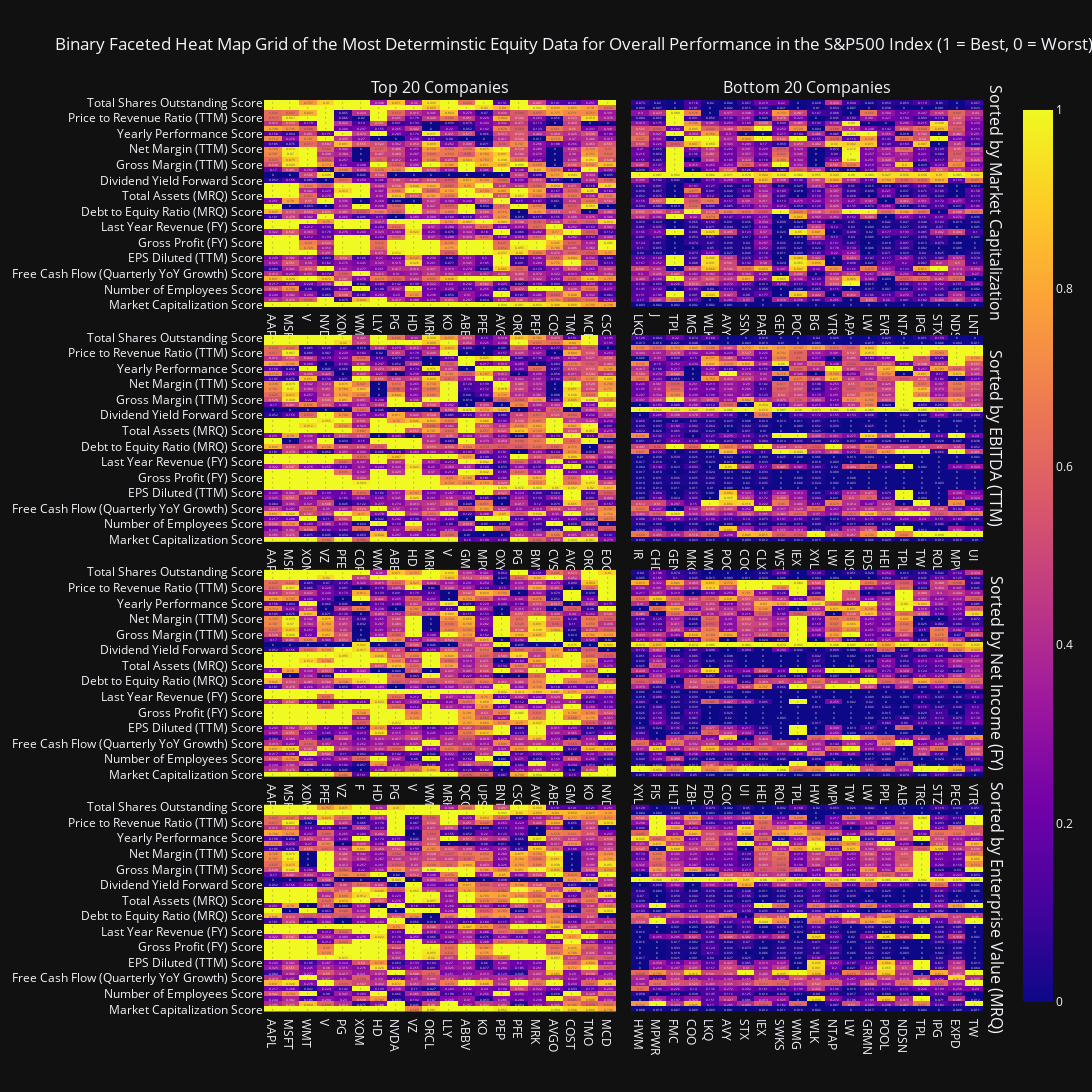

Here is the notebook cell this chart was saved with:
### Markdown cell above
The left half of each heatmap subplot illustrates the score distribution of the top 20 companies sorted by the singular independent variable being observed. Conversely, the right half illustrates the bottom 20 companies under the same category. There are 16 independent variables being tested in total, those of which have been selected on the basis of having a high correlation (a positive coefficient of determination that is greater than or equal to 0.7). Some of these independent variables have a high correlation between a wider range of variables than others, which is why the contrast between the number of yellow (indicative of high scores) and blue tiles (indicative of low scores) is greater for those predictors that have a correlation with a greater number of variables.

This binary contrast analysis supports the notion that there are several equity variables that are the most deterministic of the performance of an equity, with performance being interpreted as the ratio of high to low scores for each equity. Therefore, the heatmap facet grid reveals that **Market Capitalization, EBITDA (TTM), Gross Profit (MRQ and FY), Total Revenue (FY), Total Assets (MRQ), Enterprise Value (MRQ) and Net Income (FY)** are the most deterministic of the performance of an equity. Therefore, it is worth prioritizing these financial variables when determining which companies to invest in. However, it should be noted that Enterprise Value (MRQ) includes many of the above variables in its calculation, so it is essentially a derivative of several financial variables.

Taking the top 4 predictors that are the most deterministic of the overall performance of an equity, constructing a binary heat map plot can enable us to better visualize the contrast between the top 20 and bottom 20 companies sorted by predictor.

### Code cell
predictors = [
    'Market Capitalization',
    'EBITDA (TTM)',
    'Net Income (FY)',
    'Enterprise Value (MRQ)'
    ]

title = 'Binary Faceted Heat Map Grid of the Most Determinstic Equity Data for Overall Performance in the S&P500 Index (1 = Best, 0 = Worst)'
display(viz.binary_subplot_generator(mega_df, predictors, title, 6.2, 1, vertical_spacing=0.03).show(config=config))

### Figure 1 — Plotly figure (JSON) as saved in the notebook; plotly's stock layout.template omitted (floating-point values rounded to 4 significant figures; data arrays with more than 128 entries replaced by an {"elided": "..."} marker saying what was removed)
{"data": [{"coloraxis": "coloraxis", "hovertemplate": "x: %{x}<br>y: %{y}<br>color: %{z}<extra></extra>", "name": "0", "texttemplate": "%{z}", "type": "heatmap", "x": ["AAPL", "MSFT", "V", "NVDA", "XOM", "WMT", "LLY", "PG", "HD", "MRK", "KO", "ABBV", "PFE", "AVGO", "ORCL", "PEP", "COST", "TMO", "MCD", "CSCO"], "xaxis": "x", "y": ["Market Capitalization Score", "Price to Earnings Ratio (TTM) Score", "Basic EPS (TTM) Score", "Number of Employees Score", "Free Cash Flow (Annual YoY Growth) Score", "Free Cash Flow Margin (FY) Score", "Free Cash Flow (Quarterly YoY Growth) Score", "3-Month Performance Score", "Basic EPS (FY) Score", "EPS Diluted (TTM) Score", "EBITDA (TTM) Score", "Gross Profit (MRQ) Score", "Gross Profit (FY) Score", "Total Revenue (FY) Score", "EPS Diluted (FY) Score", "Last Year Revenue (FY) Score", "Net Income (FY) Score", "Current Ratio (MRQ) Score", "Debt to Equity Ratio (MRQ) Score", "Net Debt (MRQ) Score", "Quick Ratio (MRQ) Score", "Total Assets (MRQ) Score", "Total Debt (MRQ) Score", "Total Current Assets (MRQ) Score", "Dividend Yield Forward Score", "Dividends Paid (FY) Score", "Dividends per Share (FY) Score", "Gross Margin (TTM) Score", "Operating Margin (TTM) Score", "Pretax Margin (TTM) Score", "Net Margin (TTM) Score", "6-Month Performance Score", "YTD Performance Score", "Yearly Performance Score", "1-Year Beta Score", "Volatility Score", "Price to Revenue Ratio (TTM) Score", "Enterprise Value/EBITDA (TTM) Score", "Enterprise Value (MRQ) Score", "Total Shares Outstanding Score"], "yaxis": "y", "z": {"elided": "40x20 float values"}}, {"coloraxis": "coloraxis", "hovertemplate": "x: %{x}<br>y: %{y}<br>color: %{z}<extra></extra>", "name": "0", "texttemplate": "%{z}", "type": "heatmap", "x": ["AAPL", "MSFT", "XOM", "VZ", "PFE", "COP", "WMT", "ABBV", "HD", "MRK", "V", "GM", "MPC", "OXY", "PG", "BMY", "CVS", "AVGO", "ORCL", "EOG"], "xaxis": "x3", "y": ["Market Capitalization Score", "Price to Earnings Ratio (TTM) Score", "Basic EPS (TTM) Score", "Number of Employees Score", "Free Cash Flow (Annual YoY Growth) Score", "Free Cash Flow Margin (FY) Score", "Free Cash Flow (Quarterly YoY Growth) Score", "3-Month Performance Score", "Basic EPS (FY) Score", "EPS Diluted (TTM) Score", "EBITDA (TTM) Score", "Gross Profit (MRQ) Score", "Gross Profit (FY) Score", "Total Revenue (FY) Score", "EPS Diluted (FY) Score", "Last Year Revenue (FY) Score", "Net Income (FY) Score", "Current Ratio (MRQ) Score", "Debt to Equity Ratio (MRQ) Score", "Net Debt (MRQ) Score", "Quick Ratio (MRQ) Score", "Total Assets (MRQ) Score", "Total Debt (MRQ) Score", "Total Current Assets (MRQ) Score", "Dividend Yield Forward Score", "Dividends Paid (FY) Score", "Dividends per Share (FY) Score", "Gross Margin (TTM) Score", "Operating Margin (TTM) Score", "Pretax Margin (TTM) Score", "Net Margin (TTM) Score", "6-Month Performance Score", "YTD Performance Score", "Yearly Performance Score", "1-Year Beta Score", "Volatility Score", "Price to Revenue Ratio (TTM) Score", "Enterprise Value/EBITDA (TTM) Score", "Enterprise Value (MRQ) Score", "Total Shares Outstanding Score"], "yaxis": "y3", "z": {"elided": "40x20 float values"}}, {"coloraxis": "coloraxis", "hovertemplate": "x: %{x}<br>y: %{y}<br>color: %{z}<extra></extra>", "name": "0", "texttemplate": "%{z}", "type": "heatmap", "x": ["AAPL", "MSFT", "XOM", "PFE", "VZ", "F", "HD", "PG", "V", "WMT", "MRK", "QCOM", "UPS", "BNTX", "CSCO", "AVGO", "ABBV", "GM", "KO", "NVDA"], "xaxis": "x5", "y": ["Market Capitalization Score", "Price to Earnings Ratio (TTM) Score", "Basic EPS (TTM) Score", "Number of Employees Score", "Free Cash Flow (Annual YoY Growth) Score", "Free Cash Flow Margin (FY) Score", "Free Cash Flow (Quarterly YoY Growth) Score", "3-Month Performance Score", "Basic EPS (FY) Score", "EPS Diluted (TTM) Score", "EBITDA (TTM) Score", "Gross Profit (MRQ) Score", "Gross Profit (FY) Score", "Total Revenue (FY) Score", "EPS Diluted (FY) Score", "Last Year Revenue (FY) Score", "Net Income (FY) Score", "Current Ratio (MRQ) Score", "Debt to Equity Ratio (MRQ) Score", "Net Debt (MRQ) Score", "Quick Ratio (MRQ) Score", "Total Assets (MRQ) Score", "Total Debt (MRQ) Score", "Total Current Assets (MRQ) Score", "Dividend Yield Forward Score", "Dividends Paid (FY) Score", "Dividends per Share (FY) Score", "Gross Margin (TTM) Score", "Operating Margin (TTM) Score", "Pretax Margin (TTM) Score", "Net Margin (TTM) Score", "6-Month Performance Score", "YTD Performance Score", "Yearly Performance Score", "1-Year Beta Score", "Volatility Score", "Price to Revenue Ratio (TTM) Score", "Enterprise Value/EBITDA (TTM) Score", "Enterprise Value (MRQ) Score", "Total Shares Outstanding Score"], "yaxis": "y5", "z": {"elided": "40x20 float values"}}, {"coloraxis": "coloraxis", "hovertemplate": "x: %{x}<br>y: %{y}<br>color: %{z}<extra></extra>", "name": "0", "texttemplate": "%{z}", "type": "heatmap", "x": ["AAPL", "MSFT", "WMT", "V", "PG", "XOM", "HD", "NVDA", "VZ", "ORCL", "LLY", "ABBV", "KO", "PEP", "PFE", "MRK", "AVGO", "COST", "TMO", "MCD"], "xaxis": "x7", "y": ["Market Capitalization Score", "Price to Earnings Ratio (TTM) Score", "Basic EPS (TTM) Score", "Number of Employees Score", "Free Cash Flow (Annual YoY Growth) Score", "Free Cash Flow Margin (FY) Score", "Free Cash Flow (Quarterly YoY Growth) Score", "3-Month Performance Score", "Basic EPS (FY) Score", "EPS Diluted (TTM) Score", "EBITDA (TTM) Score", "Gross Profit (MRQ) Score", "Gross Profit (FY) Score", "Total Revenue (FY) Score", "EPS Diluted (FY) Score", "Last Year Revenue (FY) Score", "Net Income (FY) Score", "Current Ratio (MRQ) Score", "Debt to Equity Ratio (MRQ) Score", "Net Debt (MRQ) Score", "Quick Ratio (MRQ) Score", "Total Assets (MRQ) Score", "Total Debt (MRQ) Score", "Total Current Assets (MRQ) Score", "Dividend Yield Forward Score", "Dividends Paid (FY) Score", "Dividends per Share (FY) Score", "Gross Margin (TTM) Score", "Operating Margin (TTM) Score", "Pretax Margin (TTM) Score", "Net Margin (TTM) Score", "6-Month Performance Score", "YTD Performance Score", "Yearly Performance Score", "1-Year Beta Score", "Volatility Score", "Price to Revenue Ratio (TTM) Score", "Enterprise Value/EBITDA (TTM) Score", "Enterprise Value (MRQ) Score", "Total Shares Outstanding Score"], "yaxis": "y7", "z": {"elided": "40x20 float values"}}, {"coloraxis": "coloraxis", "hovertemplate": "x: %{x}<br>y: %{y}<br>color: %{z}<extra></extra>", "name": "0", "texttemplate": "%{z}", "type": "heatmap", "x": ["LKQ", "J", "TPL", "MGM", "WLK", "AVY", "SSNC", "PARA", "GEN", "POOL", "BG", "VTRS", "APA", "LW", "EVRG", "NTAP", "IPG", "STX", "NDSN", "LNT"], "xaxis": "x2", "y": ["Market Capitalization Score", "Price to Earnings Ratio (TTM) Score", "Basic EPS (TTM) Score", "Number of Employees Score", "Free Cash Flow (Annual YoY Growth) Score", "Free Cash Flow Margin (FY) Score", "Free Cash Flow (Quarterly YoY Growth) Score", "3-Month Performance Score", "Basic EPS (FY) Score", "EPS Diluted (TTM) Score", "EBITDA (TTM) Score", "Gross Profit (MRQ) Score", "Gross Profit (FY) Score", "Total Revenue (FY) Score", "EPS Diluted (FY) Score", "Last Year Revenue (FY) Score", "Net Income (FY) Score", "Current Ratio (MRQ) Score", "Debt to Equity Ratio (MRQ) Score", "Net Debt (MRQ) Score", "Quick Ratio (MRQ) Score", "Total Assets (MRQ) Score", "Total Debt (MRQ) Score", "Total Current Assets (MRQ) Score", "Dividend Yield Forward Score", "Dividends Paid (FY) Score", "Dividends per Share (FY) Score", "Gross Margin (TTM) Score", "Operating Margin (TTM) Score", "Pretax Margin (TTM) Score", "Net Margin (TTM) Score", "6-Month Performance Score", "YTD Performance Score", "Yearly Performance Score", "1-Year Beta Score", "Volatility Score", "Price to Revenue Ratio (TTM) Score", "Enterprise Value/EBITDA (TTM) Score", "Enterprise Value (MRQ) Score", "Total Shares Outstanding Score"], "yaxis": "y2", "z": {"elided": "40x20 float values"}}, {"coloraxis": "coloraxis", "hovertemplate": "x: %{x}<br>y: %{y}<br>color: %{z}<extra></extra>", "name": "0", "texttemplate": "%{z}", "type": "heatmap", "x": ["IR", "CHD", "GEN", "MKC", "WMG", "POOL", "COO", "CLX", "WST", "IEX", "XYL", "LW", "NDSN", "FDS", "HEI", "TPL", "TW", "ROL", "MPWR", "UI"], "xaxis": "x4", "y": ["Market Capitalization Score", "Price to Earnings Ratio (TTM) Score", "Basic EPS (TTM) Score", "Number of Employees Score", "Free Cash Flow (Annual YoY Growth) Score", "Free Cash Flow Margin (FY) Score", "Free Cash Flow (Quarterly YoY Growth) Score", "3-Month Performance Score", "Basic EPS (FY) Score", "EPS Diluted (TTM) Score", "EBITDA (TTM) Score", "Gross Profit (MRQ) Score", "Gross Profit (FY) Score", "Total Revenue (FY) Score", "EPS Diluted (FY) Score", "Last Year Revenue (FY) Score", "Net Income (FY) Score", "Current Ratio (MRQ) Score", "Debt to Equity Ratio (MRQ) Score", "Net Debt (MRQ) Score", "Quick Ratio (MRQ) Score", "Total Assets (MRQ) Score", "Total Debt (MRQ) Score", "Total Current Assets (MRQ) Score", "Dividend Yield Forward Score", "Dividends Paid (FY) Score", "Dividends per Share (FY) Score", "Gross Margin (TTM) Score", "Operating Margin (TTM) Score", "Pretax Margin (TTM) Score", "Net Margin (TTM) Score", "6-Month Performance Score", "YTD Performance Score", "Yearly Performance Score", "1-Year Beta Score", "Volatility Score", "Price to Revenue Ratio (TTM) Score", "Enterprise Value/EBITDA (TTM) Score", "Enterprise Value (MRQ) Score", "Total Shares Outstanding Score"], "yaxis": "y4", "z": {"elided": "40x20 float values"}}, {"coloraxis": "coloraxis", "hovertemplate": "x: %{x}<br>y: %{y}<br>color: %{z}<extra></extra>", "name": "0", "texttemplate": "%{z}", "type": "heatmap", "x": ["XYL", "FIS", "HLT", "ZBH", "FDS", "COO", "UI", "HEI", "ROL", "TPL", "HWM", "MPWR", "TW", "LW", "PPL", "ALB", "TRGP", "STZ", "PEG", "VTRS"], "xaxis": "x6", "y": ["Market Capitalization Score", "Price to Earnings Ratio (TTM) Score", "Basic EPS (TTM) Score", "Number of Employees Score", "Free Cash Flow (Annual YoY Growth) Score", "Free Cash Flow Margin (FY) Score", "Free Cash Flow (Quarterly YoY Growth) Score", "3-Month Performance Score", "Basic EPS (FY) Score", "EPS Diluted (TTM) Score", "EBITDA (TTM) Score", "Gross Profit (MRQ) Score", "Gross Profit (FY) Score", "Total Revenue (FY) Score", "EPS Diluted (FY) Score", "Last Year Revenue (FY) Score", "Net Income (FY) Score", "Current Ratio (MRQ) Score", "Debt to Equity Ratio (MRQ) Score", "Net Debt (MRQ) Score", "Quick Ratio (MRQ) Score", "Total Assets (MRQ) Score", "Total Debt (MRQ) Score", "Total Current Assets (MRQ) Score", "Dividend Yield Forward Score", "Dividends Paid (FY) Score", "Dividends per Share (FY) Score", "Gross Margin (TTM) Score", "Operating Margin (TTM) Score", "Pretax Margin (TTM) Score", "Net Margin (TTM) Score", "6-Month Performance Score", "YTD Performance Score", "Yearly Performance Score", "1-Year Beta Score", "Volatility Score", "Price to Revenue Ratio (TTM) Score", "Enterprise Value/EBITDA (TTM) Score", "Enterprise Value (MRQ) Score", "Total Shares Outstanding Score"], "yaxis": "y6", "z": {"elided": "40x20 float values"}}, {"coloraxis": "coloraxis", "hovertemplate": "x: %{x}<br>y: %{y}<br>color: %{z}<extra></extra>", "name": "0", "texttemplate": "%{z}", "type": "heatmap", "x": ["HWM", "MPWR", "FMC", "COO", "LKQ", "AVY", "STX", "IEX", "SWKS", "WMG", "WLK", "NTAP", "LW", "GRMN", "POOL", "NDSN", "TPL", "IPG", "EXPD", "TW"], "xaxis": "x8", "y": ["Market Capitalization Score", "Price to Earnings Ratio (TTM) Score", "Basic EPS (TTM) Score", "Number of Employees Score", "Free Cash Flow (Annual YoY Growth) Score", "Free Cash Flow Margin (FY) Score", "Free Cash Flow (Quarterly YoY Growth) Score", "3-Month Performance Score", "Basic EPS (FY) Score", "EPS Diluted (TTM) Score", "EBITDA (TTM) Score", "Gross Profit (MRQ) Score", "Gross Profit (FY) Score", "Total Revenue (FY) Score", "EPS Diluted (FY) Score", "Last Year Revenue (FY) Score", "Net Income (FY) Score", "Current Ratio (MRQ) Score", "Debt to Equity Ratio (MRQ) Score", "Net Debt (MRQ) Score", "Quick Ratio (MRQ) Score", "Total Assets (MRQ) Score", "Total Debt (MRQ) Score", "Total Current Assets (MRQ) Score", "Dividend Yield Forward Score", "Dividends Paid (FY) Score", "Dividends per Share (FY) Score", "Gross Margin (TTM) Score", "Operating Margin (TTM) Score", "Pretax Margin (TTM) Score", "Net Margin (TTM) Score", "6-Month Performance Score", "YTD Performance Score", "Yearly Performance Score", "1-Year Beta Score", "Volatility Score", "Price to Revenue Ratio (TTM) Score", "Enterprise Value/EBITDA (TTM) Score", "Enterprise Value (MRQ) Score", "Total Shares Outstanding Score"], "yaxis": "y8", "z": {"elided": "40x20 float values"}}], "layout": {"annotations": [{"font": {"size": 16}, "showarrow": false, "text": "Top 20 Companies", "x": 0.24, "xanchor": "center", "xref": "paper", "y": 1, "yanchor": "bottom", "yref": "paper"}, {"font": {"size": 16}, "showarrow": false, "text": "Bottom 20 Companies", "x": 0.74, "xanchor": "center", "xref": "paper", "y": 1, "yanchor": "bottom", "yref": "paper"}, {"font": {"size": 16}, "showarrow": false, "text": "Sorted by Market Capitalization", "textangle": 90, "x": 0.98, "xanchor": "left", "xref": "paper", "y": 0.8862, "yanchor": "middle", "yref": "paper"}, {"font": {"size": 16}, "showarrow": false, "text": "Sorted by EBITDA (TTM)", "textangle": 90, "x": 0.98, "xanchor": "left", "xref": "paper", "y": 0.6288, "yanchor": "middle", "yref": "paper"}, {"font": {"size": 16}, "showarrow": false, "text": "Sorted by Net Income (FY)", "textangle": 90, "x": 0.98, "xanchor": "left", "xref": "paper", "y": 0.3712, "yanchor": "middle", "yref": "paper"}, {"font": {"size": 16}, "showarrow": false, "text": "Sorted by Enterprise Value (MRQ)", "textangle": 90, "x": 0.98, "xanchor": "left", "xref": "paper", "y": 0.1138, "yanchor": "middle", "yref": "paper"}], "height": 2700.0, "title": {"text": "Binary Faceted Heat Map Grid of the Most Determinstic Equity Data for Overall Performance in the S&P500 Index (1 = Best, 0 = Worst)"}, "width": 1500, "xaxis": {"anchor": "y", "domain": [0, 0.48]}, "xaxis2": {"anchor": "y2", "domain": [0.5, 0.98]}, "xaxis3": {"anchor": "y3", "domain": [0, 0.48]}, "xaxis4": {"anchor": "y4", "domain": [0.5, 0.98]}, "xaxis5": {"anchor": "y5", "domain": [0, 0.48]}, "xaxis6": {"anchor": "y6", "domain": [0.5, 0.98]}, "xaxis7": {"anchor": "y7", "domain": [0, 0.48]}, "xaxis8": {"anchor": "y8", "domain": [0.5, 0.98]}, "yaxis": {"anchor": "x", "domain": [0.7725, 1]}, "yaxis2": {"anchor": "x2", "domain": [0.7725, 1], "matches": "y", "showticklabels": false}, "yaxis3": {"anchor": "x3", "domain": [0.515, 0.7425]}, "yaxis4": {"anchor": "x4", "domain": [0.515, 0.7425], "matches": "y3", "showticklabels": false}, "yaxis5": {"anchor": "x5", "domain": [0.2575, 0.485]}, "yaxis6": {"anchor": "x6", "domain": [0.2575, 0.485], "matches": "y5", "showticklabels": false}, "yaxis7": {"anchor": "x7", "domain": [0, 0.2275]}, "yaxis8": {"anchor": "x8", "domain": [0, 0.2275], "matches": "y7", "showticklabels": false}}}
